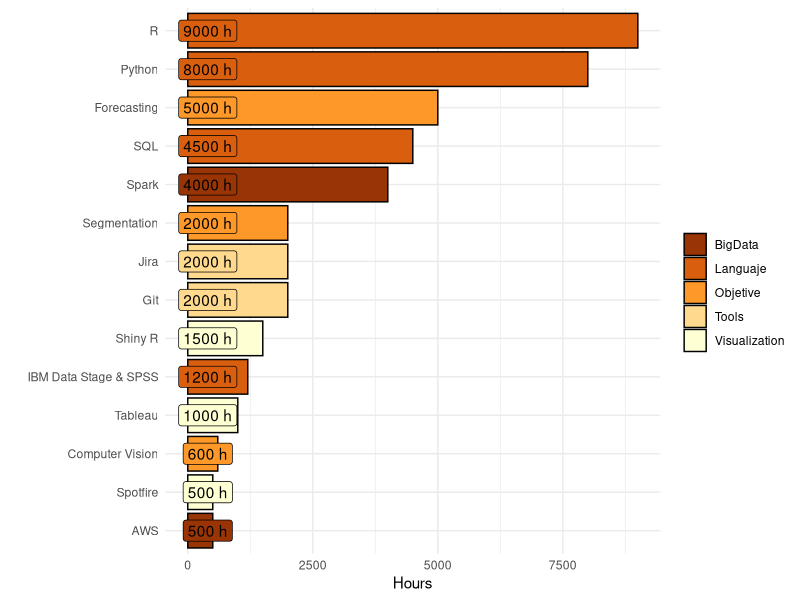

R code for this plot:
## ---- chunk 1
knitr::opts_chunk$set(echo = TRUE)
## ---- chunk 2
library(ggplot2)
# library(plotly)
library(tibble)
library(dplyr)

skills <- tribble(
    ~ Skill, ~ Hours, ~ Class,
    "AWS", 500, "BigData",
    "Python", 8000, "Languaje",
    "Spark", 4000, "BigData",
    "R", 9000, "Languaje",
    "Git", 2000, "Tools",
    "Jira", 2000, "Tools",
    "Forecasting", 5000, "Objetive",
    "Segmentation", 2000, "Objetive",
    "Computer Vision", 600, "Objetive",
    "SQL", 4500, "Languaje",
    "IBM Data Stage & SPSS", 1200, "Languaje",
    "Shiny R", 1500, "Visualization",
    "Tableau", 1000, "Visualization",
    "Spotfire", 500, "Visualization"
) 
## ---- chunk 3
# plotly(
ggplot(data=skills,aes(x=reorder(Skill,-desc(Hours)), y= Hours, fill=Class, label=paste0(Hours," h"))) + 
    geom_bar(stat = "identity", colour="black") +
    coord_flip() +
    labs(x=" ", y="Hours", fill=" ")  +
    theme_minimal() +
    scale_fill_brewer(palette = "YlOrBr",direction = -1) +
    geom_label(show_guide  = F, aes(y=400))                 # Use show_guide despite the warning
# )
